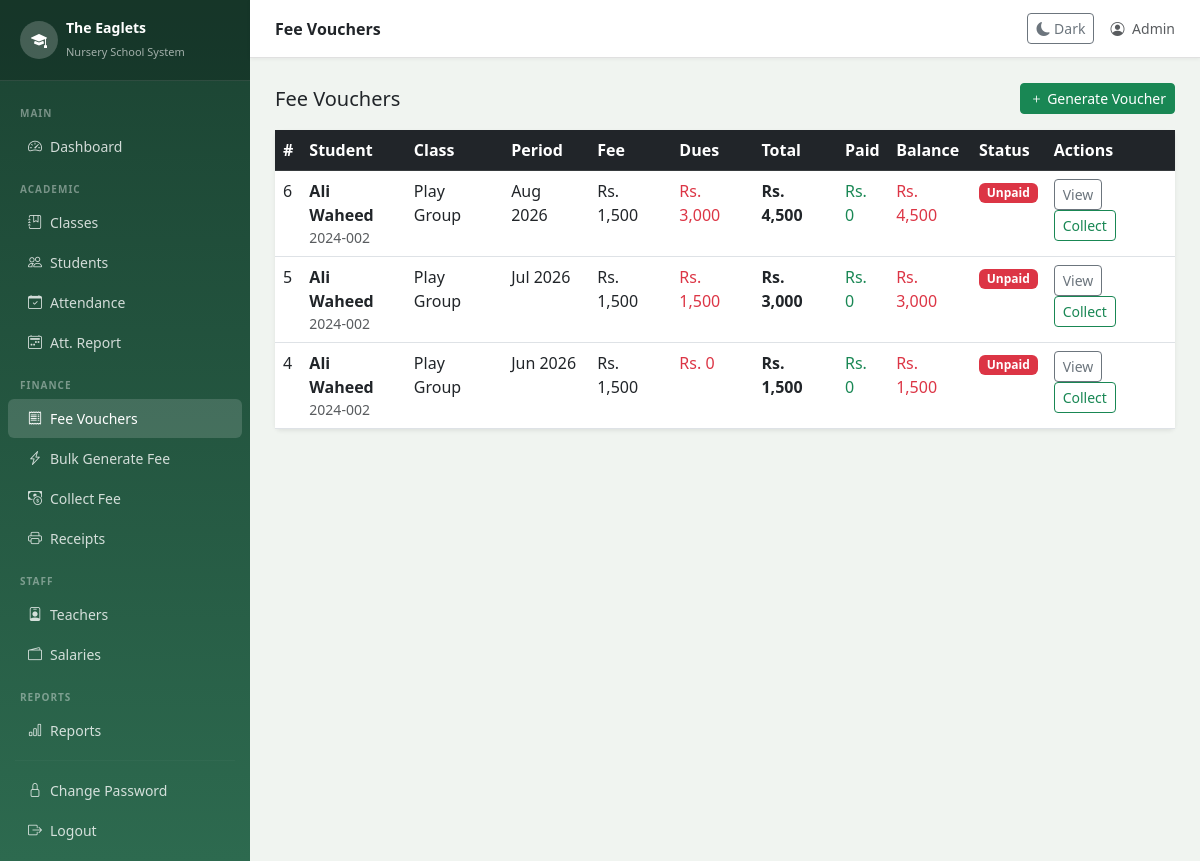
Page /fees/index.php?student_id=2 (signed in) on the committed database.
### tables this page shows
CREATE TABLE fee_vouchers (
    id INT AUTO_INCREMENT PRIMARY KEY,
    student_id INT,
    fee_month TINYINT NOT NULL,
    fee_year YEAR NOT NULL,
    fee_amount DECIMAL(10,2) NOT NULL,
    discount DECIMAL(10,2) DEFAULT 0,
    previous_dues DECIMAL(10,2) DEFAULT 0,
    total_amount DECIMAL(10,2) NOT NULL,
    paid_amount DECIMAL(10,2) DEFAULT 0,
    status ENUM('unpaid','partial','paid') DEFAULT 'unpaid',
    generated_at TIMESTAMP DEFAULT CURRENT_TIMESTAMP,
    UNIQUE KEY unique_voucher (student_id, fee_month, fee_year),
    FOREIGN KEY (student_id) REFERENCES students(id) ON DELETE CASCADE
);

CREATE TABLE students (
    id INT AUTO_INCREMENT PRIMARY KEY,
    roll_no VARCHAR(20) UNIQUE,
    full_name VARCHAR(150) NOT NULL,
    father_name VARCHAR(150),
    phone VARCHAR(20),
    address TEXT,
    date_of_birth DATE,
    gender ENUM('male','female') DEFAULT 'male',
    class_id INT,
    admission_date DATE,
    status ENUM('active','inactive') DEFAULT 'active',
    advance_balance DECIMAL(10,2) DEFAULT 0.00,
    FOREIGN KEY (class_id) REFERENCES classes(id)
);

CREATE TABLE classes (
    id INT AUTO_INCREMENT PRIMARY KEY,
    name VARCHAR(50) UNIQUE NOT NULL,
    monthly_fee DECIMAL(10,2) DEFAULT 0,
    deleted TINYINT(1) DEFAULT 0,
    created_at TIMESTAMP DEFAULT CURRENT_TIMESTAMP
);

### fees/index.php (the view, shortened to what this page needs)
<?php
require_once $_SERVER['DOCUMENT_ROOT'] . '/04. eaglets_school/config/db.php';
$filter_student = intval($_GET['student_id'] ?? 0);
$where = $filter_student ? "WHERE v.student_id=$filter_student" : "";
$vouchers = mysqli_query($conn, "
    SELECT v.*, s.full_name AS student_name, s.roll_no,
           c.name AS class_name
    FROM fee_vouchers v
    JOIN students s ON v.student_id = s.id
    JOIN classes c  ON s.class_id   = c.id
    $where
    ORDER BY v.fee_year DESC, v.fee_month DESC
");
$months   = ['','Jan','Feb','Mar','Apr','May','Jun',
             'Jul','Aug','Sep','Oct','Nov','Dec'];
require_once '../includes/header.php';
?>
<div class="d-flex justify-content-between align-items-center mb-3">
    <h5 class="mb-0">Fee Vouchers</h5>
    <a href="generate.php" class="btn btn-success btn-sm">
        <i class="bi bi-plus"></i> Generate Voucher
    </a>
</div>
<div class="card border-0 shadow-sm">
    <div class="card-body p-0">
        <table class="table table-hover mb-0">
            <thead class="table-dark">
                <tr>
                    <th>#</th><th>Student</th><th>Class</th><th>Period</th>
                    <th>Fee</th><th>Dues</th><th>Total</th>
                    <th>Paid</th><th>Balance</th><th>Status</th><th>Actions</th>
                </tr>
            </thead>
            <tbody>
            <?php
            while ($v = mysqli_fetch_assoc($vouchers)):
                $balance = $v['total_amount'] - $v['paid_amount'];
                $badge   = ['unpaid'=>'danger','partial'=>'warning','paid'=>'success'];
            ?>
                <tr>
                    <td><?= $v['id'] ?></td>
                    <td>
                        <strong><?= htmlspecialchars($v['student_name']) ?></strong>
                        <div class="small text-muted">
                            <?= htmlspecialchars($v['roll_no']) ?>
                        </div>
                    </td>
                    <td><?= htmlspecialchars($v['class_name']) ?></td>
                    <td><?= $months[$v['fee_month']] ?> <?= $v['fee_year'] ?></td>
                    <td>Rs. <?= number_format($v['fee_amount'], 0) ?></td>
                    <td class="text-danger">
                        Rs. <?= number_format($v['previous_dues'], 0) ?>
                    </td>
                    <td><strong>Rs. <?= number_format($v['total_amount'], 0) ?></strong></td>
                    <td class="text-success">
                        Rs. <?= number_format($v['paid_amount'], 0) ?>
                    </td>
                    <td class="text-danger">
                        Rs. <?= number_format($balance, 0) ?>
                    </td>
                    <td>
                        <span class="badge bg-<?= $badge[$v['status']] ?>">
                            <?= ucfirst($v['status']) ?>
                        </span>
                    </td>
                    <td>
                        <a href="view.php?id=<?= $v['id'] ?>"
                           class="btn btn-sm btn-outline-secondary">View</a>
                        <?php if ($v['status'] !== 'paid'): ?>
                        <a href="collect.php?voucher_id=<?= $v['id'] ?>"
                           class="btn btn-sm btn-outline-success">Collect</a>
                        <?php endif; ?>
                    </td>
                </tr>
            <?php endwhile; ?>
            </tbody>
        </table>
    </div>
</div>
<?php require_once '../includes/footer.php'; ?>

### includes/header.php (style rules this page uses)
body { background-color: #f0f4f0; }

### rows in the picture
fee_vouchers: id "6", student.full_name "Ali Waheed", student.roll_no "2024-002", classes.name "Play Group", fee_month "Aug", fee_year "2026", fee_amount "1,500", previous_dues "3,000", total_amount "4,500", paid_amount "0", balance "4,500", status "Unpaid"
fee_vouchers: id "5", student.full_name "Ali Waheed", student.roll_no "2024-002", classes.name "Play Group", fee_month "Jul", fee_year "2026", fee_amount "1,500", previous_dues "1,500", total_amount "3,000", paid_amount "0", balance "3,000", status "Unpaid"
fee_vouchers: id "4", student.full_name "Ali Waheed", student.roll_no "2024-002", classes.name "Play Group", fee_month "Jun", fee_year "2026", fee_amount "1,500", previous_dues "0", total_amount "1,500", paid_amount "0", balance "1,500", status "Unpaid"

### other values in the picture
$pageTitle "Fee Vouchers"
$_SESSION['full_name'] "Admin"
